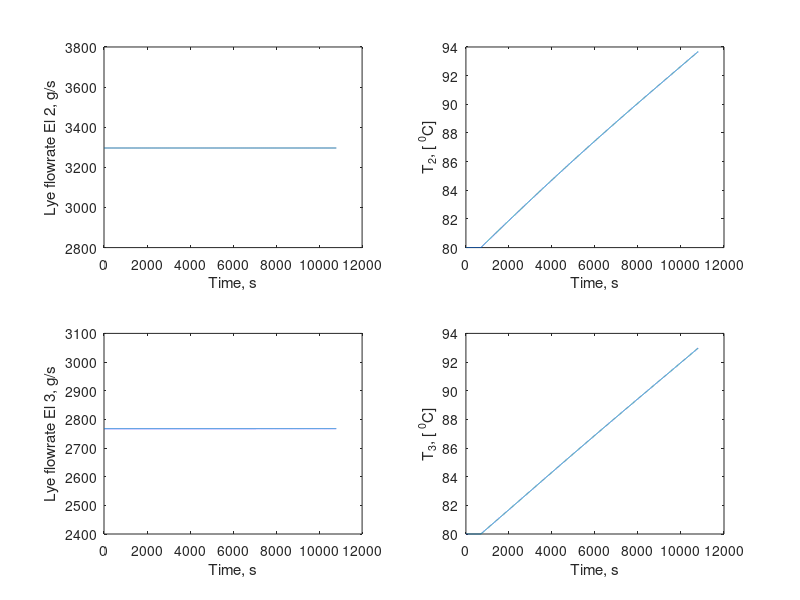
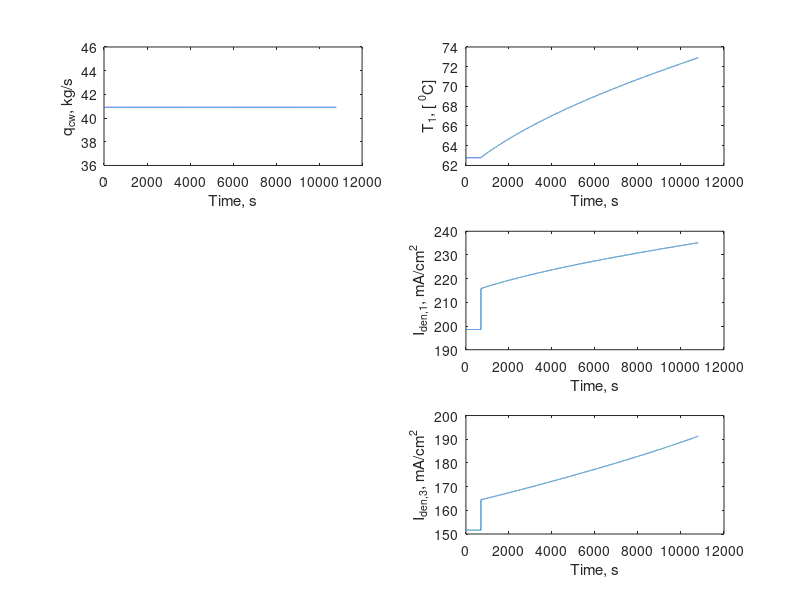
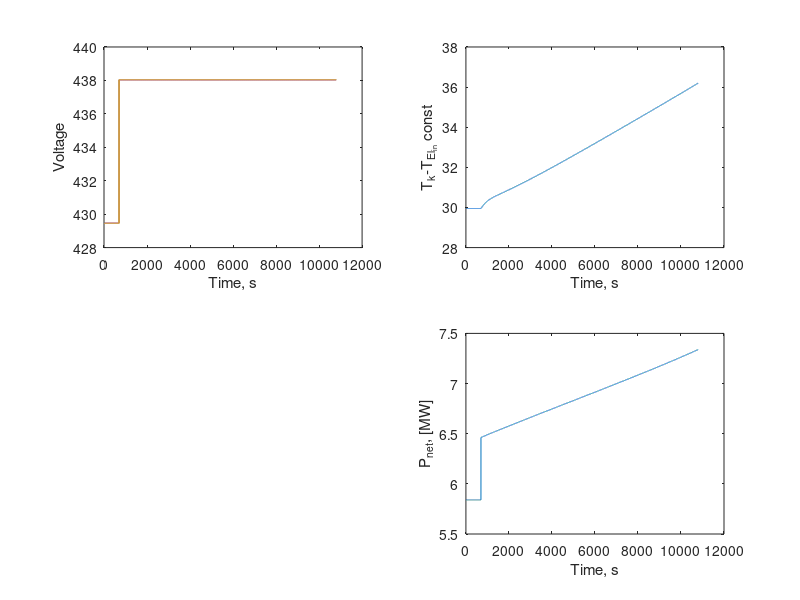
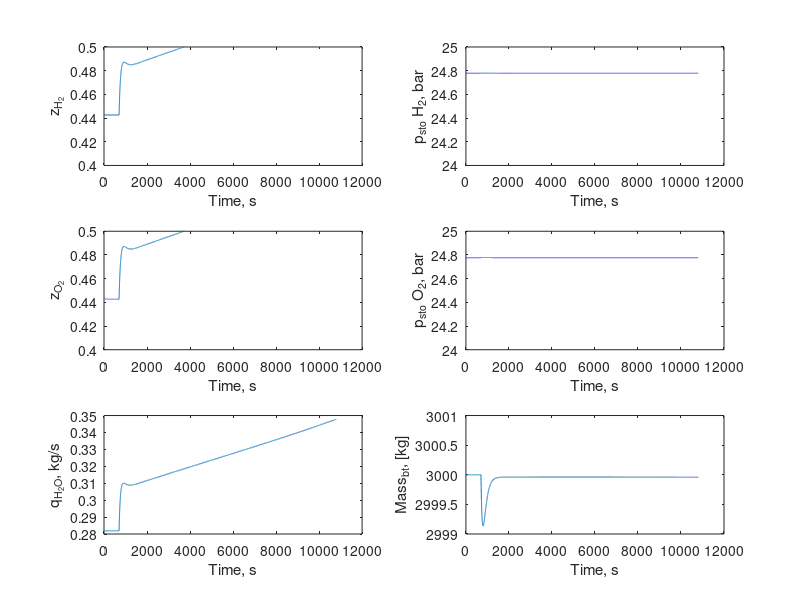

Source code (MATLAB) for these figures, in order:
clc
clear
close all

load data_closeloop_Velstep_3hr


figure()
%plots for MVs qlye2 and qlye3 
subplot(2,2,1)
plot(qlye(:,2))
xlabel('Time, s')
ylabel('Lye flowrate El 2, g/s')
subplot(2,2,3)
plot(qlye(:,3))
xlabel('Time, s')
ylabel('Lye flowrate El 3, g/s')
%CVs
subplot(2,2,2)
plot(Temp(:,2))
xlabel('Time, s')
ylabel('T_2, [ ^0C]')
subplot(2,2,4)
plot(Temp(:,3))
xlabel('Time, s')
ylabel('T_3, [ ^0C]')

figure()
%plots for the qcw as MV
subplot(3,2,1)
plot(q_cw./1000)
xlabel('Time, s')
ylabel('q_{cw}, kg/s')
%CVs
subplot(3,2,2)
plot(Temp(:,1))
xlabel('Time, s')
ylabel('T_1, [ ^0C]')
subplot(3,2,4)
plot(I_den(:,1))
xlabel('Time, s')
ylabel('I_{den,1}, mA/cm^2')
subplot(3,2,6)
plot(I_den(:,3))
xlabel('Time, s')
ylabel('I_{den,3}, mA/cm^2')

figure()
%plots for Vel as MV
subplot(2,2,1)
plot(V_El)
xlabel('Time, s')
ylabel('Voltage')
%CVs
subplot(2,2,2)
for i=1:length(Temp)
    TkGrad(i) = max(Temp(i,:))-Telin(i);
end
plot(TkGrad)
xlabel('Time, s')
ylabel('T_k-T_{El_{in}} const')
subplot(2,2,4)
plot(P_net./1e6)
xlabel('Time, s')
ylabel('P_{net}, [MW]')

figure()
%plot for the states with zero ss effect
%MVs
subplot(3,2,1)
plot(ZH2)
ylim([.4 .5])
xlabel('Time, s')
ylabel('z_{H_2}')
subplot(3,2,3)
plot(ZO2)
ylim([.4 .5])
xlabel('Time, s')
ylabel('z_{O_2}')
subplot(3,2,5)
plot(q_H2O./1000)
xlabel('Time, s')
ylabel('q_{H_2O}, kg/s')
%CVs
subplot(3,2,2)
plot(PstoH2)
ylim([24 25])
xlabel('Time, s')
ylabel('p_{sto} H_2, bar')
subplot(3,2,4)
plot(PstoO2)
ylim([24 25])
xlabel('Time, s')
ylabel('p_{sto} O_2, bar')
subplot(3,2,6)
plot(mBufferT./1000)
ylim([2999 3001])
ylabel('Mass_{bt}, [kg]')
xlabel('Time, s')

figure()
subplot(2,1,1)
plot(V_El)
xlabel('Time, s')
ylabel('Voltage')

subplot(2,1,2)
plot(I_den(:,1))
xlabel('Time, s')
ylabel('I_{den,1}, mA/cm^2')

% figure()
% subplot(2,3,1)
% plot(Qnet(:,1))
% xlabel('Time, s')
% ylabel('Q_{net,1}')
% subplot(2,3,2)
% plot(Qnet(:,2))
% xlabel('Time, s')
% ylabel('Q_{net,2}')
% subplot(2,3,3)
% plot(Qnet(:,3))
% xlabel('Time, s')
% ylabel('Q_{net,3}')
% subplot(2,3,4)
% plot(Temp(:,1))
% xlabel('Time, s')
% ylabel('T_{el,1}')
% subplot(2,3,5)
% plot(Temp(:,2))
% xlabel('Time, s')
% ylabel('T_{el,2}')
% subplot(2,3,6)
% plot(Temp(:,3))
% xlabel('Time, s')
% ylabel('T_{el,3}')

